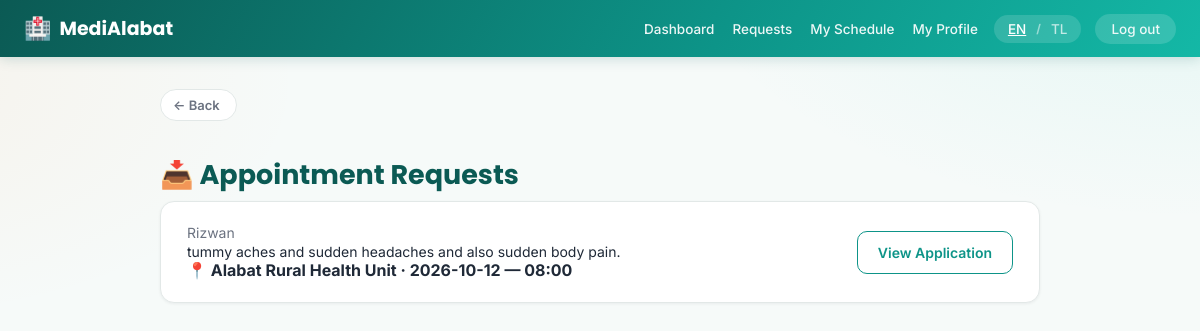
The app's page /staff/requests (signed in) with its own data.
### tables this page shows
CREATE TABLE appointments (
    id INTEGER PRIMARY KEY AUTOINCREMENT,
    patient_id INTEGER NOT NULL REFERENCES users(id) ON DELETE CASCADE,
    staff_id INTEGER NOT NULL REFERENCES users(id) ON DELETE CASCADE,
    clinic_id INTEGER NOT NULL REFERENCES clinics(id),
    appt_date TEXT NOT NULL,   -- "2026-08-18"
    appt_time TEXT NOT NULL,   -- "09:00"
    reason TEXT,
    status TEXT NOT NULL DEFAULT 'Pending' CHECK(status IN ('Pending','Approved','Rejected')),
    created_at TEXT DEFAULT CURRENT_TIMESTAMP
, ai_note TEXT);

CREATE TABLE users (
    id INTEGER PRIMARY KEY AUTOINCREMENT,
    role TEXT NOT NULL CHECK(role IN ('patient', 'staff')),
    full_name TEXT NOT NULL,
    email TEXT UNIQUE NOT NULL,
    password_hash TEXT NOT NULL,
    contact_number TEXT,
    created_at TEXT DEFAULT CURRENT_TIMESTAMP
);

CREATE TABLE clinics (
    id INTEGER PRIMARY KEY AUTOINCREMENT,
    name TEXT NOT NULL,
    address TEXT
);

### app.py (the view)
@app.route("/staff/requests")
@login_required(role="staff")
def staff_requests(user):
    conn = get_db()
    requests_ = conn.execute(
        "SELECT a.*, u.full_name AS patient_name, c.name AS clinic_name FROM appointments a "
        "JOIN users u ON u.id = a.patient_id "
        "JOIN clinics c ON c.id = a.clinic_id "
        "WHERE a.staff_id=? AND a.status='Pending' "
        "ORDER BY a.appt_date ASC, a.appt_time ASC",
        (user["id"],),
    ).fetchall()
    conn.close()
    return render_template("staff/requests.html", requests=requests_)

### app.py (called while the page is built)
def current_user():
    if "user_id" not in session:
        return None
    conn = get_db()
    user = conn.execute("SELECT * FROM users WHERE id = ?", (session["user_id"],)).fetchone()
    conn.close()
    return user

def current_lang():
    return session.get("lang", DEFAULT_LANG)

@app.context_processor
def inject_globals():
    lang = current_lang()
    return {
        "current_user": current_user(),
        "current_lang": lang,
        "t": lambda key, **kwargs: _t(key, lang=lang, **kwargs),
    }

def login_required(role=None):
    def decorator(view):
        @functools.wraps(view)
        def wrapped(*args, **kwargs):
            user = current_user()
            if user is None:
                return redirect(url_for("login"))
            if role and user["role"] != role:
                abort(403)
            return view(user, *args, **kwargs)
        return wrapped
    return decorator

### db.py (called while the page is built)
def get_db():
    conn = sqlite3.connect(DB_PATH)
    conn.row_factory = sqlite3.Row
    conn.execute("PRAGMA foreign_keys = ON")
    return conn

### translations.py (called while the page is built)
def t(key, lang="en", **kwargs):
    entry = TRANSLATIONS.get(key)
    if not entry:
        return key
    text = entry.get(lang) or entry.get(DEFAULT_LANG) or key
    if kwargs:
        try:
            text = text.format(**kwargs)
        except (KeyError, IndexError):
            pass
    return text

### templates/staff/requests.html (shortened to what this page needs)
{% extends "base.html" %}
{% block content %}
<h1 class="fade-in">📥 {{ t('staff.requests_title') }}</h1>
{% if requests %}
<div class="appt-list">
    {% for r in requests %}
    <div class="card appt-row fade-in">
        <div>
            <div class="appt-clinic">{{ r.patient_name }}</div>
            <div class="appt-reason">{{ r.reason }}</div>
            <div class="appt-date">📍 {{ r.clinic_name }} · {{ r.appt_date }} — {{ r.appt_time }}</div>
        </div>
        <a href="{{ url_for('staff_request_detail', appt_id=r.id) }}" class="btn-secondary">{{ t('staff.view_application') }}</a>
    </div>
    {% endfor %}
</div>
{% else %}
<div class="card empty-state fade-in">
    <div class="empty-icon">✅</div>
    <p>{{ t('staff.no_pending') }}</p>
</div>
{% endif %}
{% endblock %}

### static/style.css (style rules this page uses)
:root { --primary: #0d9488; --primary-dark: #0f766e; --primary-darker: #0b5a54; --accent: #2dd4bf; --accent-warm: #fb923c; --bg: #f6faf9; --card-bg: #ffffff; --text: #1f2937; --muted: #6b7280; --danger: #dc2626; --border: #e2e8e7; --radius: 14px; --radius-lg: 20px; --shadow-sm: 0 1px 3px rgba(15, 23, 42, 0.06); --shadow-md: 0 8px 24px rgba(13, 148, 136, 0.10); --shadow-lg: 0 16px 40px rgba(13, 148, 136, 0.16); }
* { box-sizing: border-box; overflow-wrap: break-word; }
body { margin: 0; font-family: 'Inter', system-ui, -apple-system, sans-serif; background: radial-gradient(900px 500px at 100% -10%, rgba(45, 212, 191, 0.10), transparent 60%), radial-gradient(700px 400px at -10% 10%, rgba(251, 146, 60, 0.07), transparent 60%), var(--bg); background-attachment: fixed; color: var(--text); -webkit-font-smoothing: antialiased; }
h1, h2, h3, .brand, .brand-lg { font-family: 'Poppins', 'Inter', system-ui, sans-serif; }
a { color: var(--primary); text-decoration: none; transition: color 0.15s ease; }
.fade-in { animation: fadeInUp 0.35s ease both; }
h1 { font-size: 27px; margin-bottom: 6px; font-weight: 700; color: var(--primary-darker); }
.card { background: var(--card-bg); border: 1px solid var(--border); border-radius: var(--radius); padding: 22px 26px; margin-bottom: 20px; box-shadow: var(--shadow-sm); transition: box-shadow 0.2s ease, transform 0.2s ease; }
.btn-secondary { background: white; color: var(--primary); border: 1.5px solid var(--primary); padding: 12px 20px; border-radius: 10px; font-size: 14px; font-weight: 600; display: inline-block; text-align: center; transition: background 0.15s ease, transform 0.15s ease; }
.appt-list { display: flex; flex-direction: column; gap: 14px; }
.appt-row { display: flex; align-items: center; justify-content: space-between; margin-bottom: 0; flex-wrap: wrap; gap: 10px; }
.appt-date { font-weight: 700; }
.appt-clinic { color: var(--muted); font-size: 14px; }
.appt-reason { font-size: 14px; margin-top: 2px; }

### records on screen
appointments: patient_name "Rizwan", reason "tummy aches and sudden headaches and also sudden body pain.", clinic_name "Alabat Rural Health Unit", appt_date "2026-10-12", appt_time "08:00", t "View Application"

### other values on screen
{{ t('nav.dashboard') }} "Dashboard"
{{ t('nav.requests') }} "Requests"
{{ t('nav.my_schedule') }} "My Schedule"
{{ t('nav.my_profile') }} "My Profile"
{{ t('nav.logout') }} "Log out"
{{ t('nav.back') }} "Back"
{{ t('staff.requests_title') }} "Appointment Requests"
